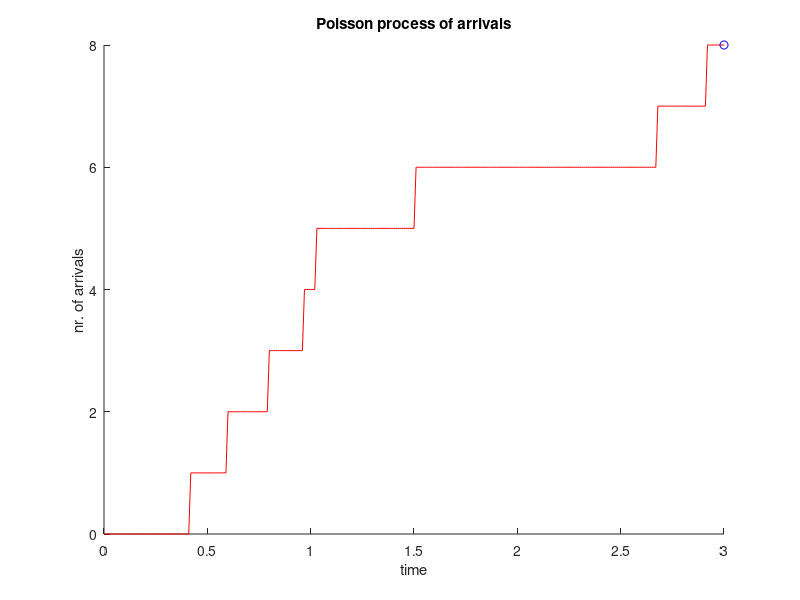

MATLAB code to generate this figure:
% Simulate a [0, Tmax] segment of a Poisson counting process.
clear all
lambda = 2;
tmax = 3;
arr_times = -1/lambda*log(rand);
last_arrival = arr_times;
while last_arrival <= tmax
    last_arrival = last_arrival - 1/lambda*log(rand);
    arr_times = [arr_times, last_arrival];
end
arr_times = arr_times(1 : end - 1);
step = 0.01;
t = 0 : step : tmax;
Nsteps = length(t);
X = zeros(1, Nsteps);
for s = 1 : Nsteps
    X(s) = sum(arr_times <= t(s));
end

axis([0 max(t) 0 max(X)]);
hold on
title('Poisson process of arrivals');
xlabel('time');
ylabel('nr. of arrivals')
comet(t, X)